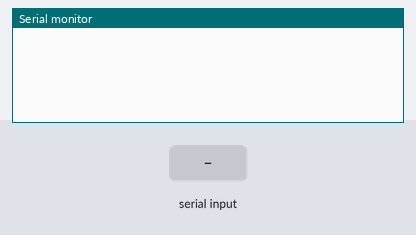
The sketch below on a simulated Arduino Mega 2560, built with avr-gcc and run on an emulated ATmega2560. On the bench: the last lines printed to the serial monitor. The test bench sets the inputs (shaded band).

Above: at 1.2 s.
1.3 s: "ser\n" received over Serial
At 2.5 s:
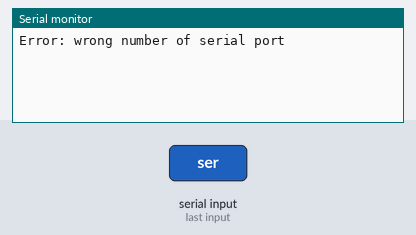
2.8 s: byte 10 ('\n') received over Serial
At 3.5 s:
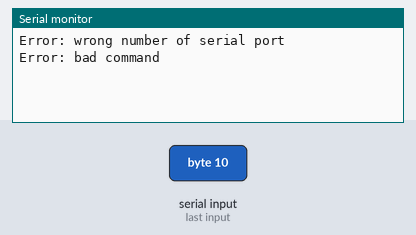
4.3 s: "1\n" received over Serial
At 4.7 s:
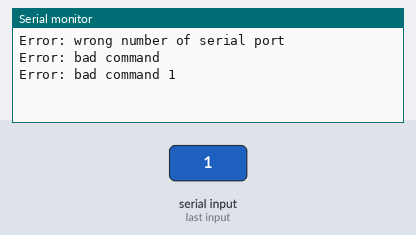

Measured:
- after the input at 1.3 s, the serial monitor: prints a new line at once (image 1)
- after the input at 2.8 s, the serial monitor: prints a new line at once (image 2)
- after the input at 4.3 s, the serial monitor: prints a new line at once (image 3)

The sketch:

Mega_master.ino
```cpp
HardwareSerial *port;  // Serial port class. Predefined instances are Serial1, Serial2, and Serial3.

boolean stringComplete = false;  // Данные c Serial прочитаны
String command = "";  // Тип выполняемой операции
String param = "";  // Параметр, передаваемый функции
boolean param_read = false;

boolean portStringComplete = false;  // Данные c Serial1 (Serial2, Serial3) прочитаны
String portResult = "";  // Ответ от Serial1 (Serial2, Serial3)

void setup() {
  Serial.begin(9600);
  Serial1.begin(9600);
  Serial2.begin(9600);
  Serial3.begin(9600);

  command.reserve(8);
  param.reserve(8);
}

void loop() {
  serialEvent();

  if (stringComplete) {

    if (command.substring(0, 3) == "ser") {
      serialCommunicate(command.substring(3, 4));
      if (portStringComplete) {
        Serial.println(portResult.substring(0, portResult.length() - 1));
      }
    }
    // else if (command == "your_command") {
    //   run_your_function();
    // }
    else errorPrint("bad command " + command);

    stringComplete = false;
    command = "";
    param = "";
    param_read = false;
    portStringComplete = false;
    portResult = "";
  }
}

void serialEvent() {
  /*
    Входная срока состоит из команды и параметра
    Например, dht22:10:
    dht22 - получить данные с датчика температуры DHT22;
    10 - датчик подключен к 10 выводу.
  */

  while (Serial.available()) {
    char inChar = (char)Serial.read();

    if (inChar == '\n') stringComplete = true;
    else if (!param_read && inChar == ':') param_read = true;
    else {
      if (param_read) param += inChar;
      else command += inChar;
    }
  }
}

void errorPrint(String err) {
  /* Функция вывода ошибки */

  Serial.println("Error: " + err);
}

void serialCommunicate(String port_number) {
  /*
    Функция, осуществляющая обмен с указанным параметром port_number
    последовательным портом.
  */

  if (port_number == "1") port = &Serial1;
  else if (port_number == "2") port = &Serial2;
  else if (port_number == "3") port = &Serial3;
  else errorPrint("wrong number of serial port");

  if (port) {
    String str = "aa" + param;  // Два символа добавлены, т.к. при коммуникации Mega и Mini Pro где-то
    port->println(param);       // теряются первые два символы. На стенде повторить баг не удалось.

    delay(1000);

    while (Serial1.available()) {
      char inChar = (char)port->read();

      if (inChar == '\n') portStringComplete = true;
      else portResult += inChar;
    }
  }
}
```
